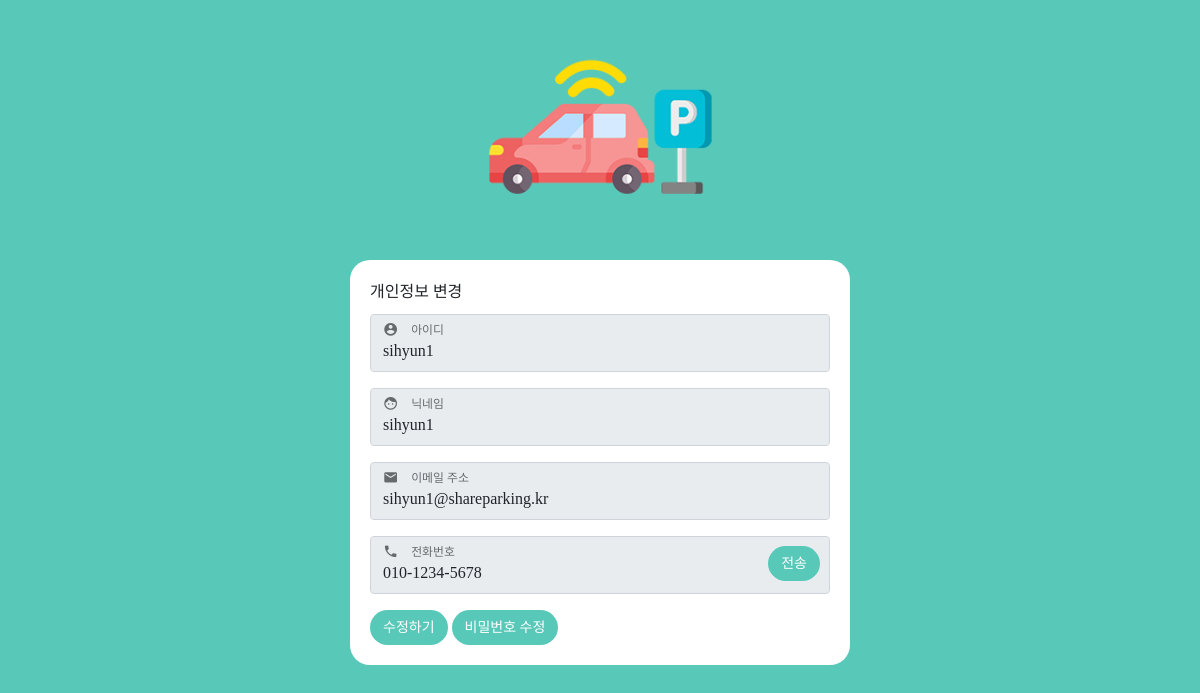
Screenshot of /personal_info/ (signed in) with the database file from the repository.
### common/models.py (models this page shows, shortened)
class Personal(models.Model):
    user = models.OneToOneField(User, on_delete=models.CASCADE, primary_key=True)
    nickname = models.CharField(max_length=100)
    point = models.IntegerField(null=True, blank=True)
    deposit = models.IntegerField()
    email = models.CharField(max_length=200)
    phone = models.CharField(max_length=14)
    addr = models.CharField(max_length=200)
    postcode = models.IntegerField()
    push_token = models.CharField(max_length=100)
    class Meta:
        db_table= 'personal'

### common/views.py (the view)
# urls.py: path('personal_info/', views.personal_info ,name="personal_info"),
def personal_info(request):
    user = request.user
    req_user = Personal.objects.get(user=user)
    context = {
        'personal': req_user
    }
    return render(request, 'common/personal_info.html', context)

### templates/common/personal_info.html (shortened to what this page needs)
{% extends 'base.html' %}
{% load static %}
{% block content %}
<div id="logo-div">
    <center>
        <img src="{% static 'icon/주차나라_로고_apk.png' %}" id="logo">
    </center>
</div>
<form method="POST" class="post-form container">
    <div id="content">
        <label class='box-title'>개인정보 변경</label>
        <div class="form-floating mb-3">
            <input type="text" class="form-control" id="inputUsername" name="username" autocomplete="off" value="{{ personal.user }}"
                   value="{{ form.username.value|default_if_none:'' }}" placeholder="아이디" disabled>
            <label for="inputUsername">
                <text class="label-text">아이디</text>
            </label>
        </div>
        <div class="form-floating mb-3">
            <input type="text" class="form-control" id="inputNickname" name="nickname" autocomplete="off" value="{{ personal.nickname }}"
                   value="{{ form.nickname.value|default_if_none:'' }}" placeholder="닉네임" disabled>
            <label for="inputNickname">
                <text class="label-text">닉네임</text>
            </label>
        </div>
        <div class="form-floating mb-3">
            <input type="text" class="form-control" id="inputEmail" name="email" autocomplete="off" value="{{ personal.email }}"
                   value="{{ form.email.value|default_if_none:'' }}" placeholder="이메일 주소" disabled>
            <label for="inputEmail">
                <text class="label-text">이메일 주소</text>
            </label>
        </div>
        <div class="form-floating mb-3" id="phone-div">
            <input type="text" class="form-control" id="inputPhone" name="phone" autocomplete="off"  value="{{ personal.phone }}"
                   value="{{ form.phone.value|default_if_none:'' }}" placeholder="전화번호" disabled>
            <label for="inputPhone">
                <text class="label-text">전화번호</text>
            </label>
            <button type="button" class="btn input-btn" id="send-sms-btn">전송</button>
        </div>
        <button type="button" class="btn input-btn" onclick="location.href='/edit_personal_info'">수정하기</button>
        <button type="button" class="btn input-btn" onclick="location.href='/change_password'">비밀번호 수정</button>
    </div>
</form>
{% endblock %}

### templates/common/personal_info.html (style rules this page uses)
body { font-family: '넥슨 고딕'; background-color: #58C9B9; }
#content { width:90%; margin:auto; min-width:300px; max-width:500px; padding:20px; background-color:white; border-radius: 20px; }
#logo { max-width:600px; width:20%; height:auto; margin:10px; }
.label-text { position: absolute; width: 100px; left: 45px; font-size:14px; }
.box-title { margin-bottom: 10px; }
#send-sms-btn { position:absolute; right:10px; top:10px; }
.input-btn { background-color: #58C9B9; color:white; font-size:14px; border-radius: 9999px; }

### rows the page displays
Personal: username "sihyun1", nickname "sihyun1", email "sihyun1@shareparking.kr", phone "010-1234-5678"
